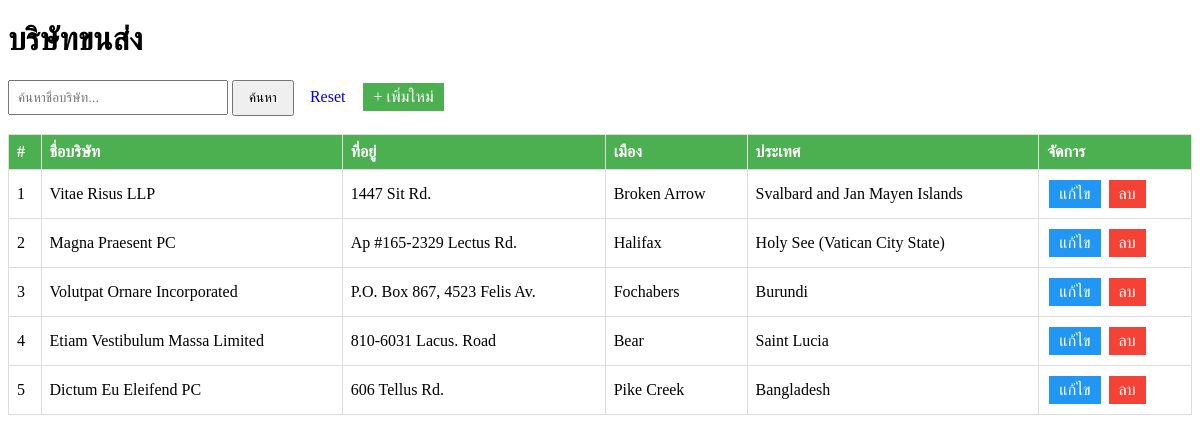
/exam/list.php, run on the app's committed database.
### tables this page shows
CREATE TABLE ShippingCompany (
    ShippingCompanyID INT AUTO_INCREMENT PRIMARY KEY,
    CompanyName VARCHAR(50) NOT NULL,
    Address VARCHAR(50) NOT NULL,
    City VARCHAR(50),
    Country VARCHAR(50) NOT NULL
);

### exam/list.php (the view, shortened to what this page needs)
<?php
include 'db.php';
$kw = $_GET['kw'] ?? '';
if ($kw != '') {
    $stmt = $conn->prepare("SELECT * FROM shippingcompany WHERE CompanyName LIKE ?");
    $search = "%$kw%";
    $stmt->bind_param("s", $search);
    $stmt->execute();
    $result = $stmt->get_result();
} else {
    $result = $conn->query("SELECT * FROM shippingcompany");
}
?>
<!DOCTYPE html>
<html>
<head>
</head>
<body>
    <h1>บริษัทขนส่ง</h1>
    <form method="GET">
        <input type="text" name="kw" value="<?= htmlspecialchars($kw) ?>" placeholder="ค้นหาชื่อบริษัท...">
        <button type="submit">ค้นหา</button>
        <a href="list.php" class="btn">Reset</a>
        <a href="form.php" class="btn add">+ เพิ่มใหม่</a>
    </form>
    <br>
    <table>
        <tr>
            <th>#</th>
            <th>ชื่อบริษัท</th>
            <th>ที่อยู่</th>
            <th>เมือง</th>
            <th>ประเทศ</th>
            <th>จัดการ</th>
        </tr>
        <?php $i = 1; while ($r = $result->fetch_assoc()): ?>
        <tr>
            <td><?= $i++ ?></td>
            <td><?= htmlspecialchars($r['CompanyName']) ?></td>
            <td><?= htmlspecialchars($r['Address']) ?></td>
            <td><?= htmlspecialchars($r['City']) ?></td>
            <td><?= htmlspecialchars($r['Country']) ?></td>
            <td>
                <a href="form.php?id=<?= $r['ShippingCompanyID'] ?>" class="btn edit">แก้ไข</a>
                <a href="delete.php?id=<?= $r['ShippingCompanyID'] ?>" class="btn del" onclick="return confirm('ลบข้อมูลนี้?')">ลบ</a>
            </td>
        </tr>
        <?php endwhile; ?>
    </table>
</body>
</html>

### exam/list.php (style rules this page uses)
table { border-collapse: collapse; width: 100%; }
th, td { border: 1px solid #ddd; padding: 8px; text-align: left; }
th { background: #4CAF50; color: white; }
.btn { padding: 5px 10px; text-decoration: none; margin: 2px; display: inline-block; }
.add { background: #4CAF50; color: white; }
.edit { background: #2196F3; color: white; }
.del { background: #f44336; color: white; }
input[type="text"] { padding: 8px; width: 200px; }
button { padding: 8px 15px; }

### data on the page
shippingcompany: CompanyName "Vitae Risus LLP", Address "1447 Sit Rd.", City "Broken Arrow", Country "Svalbard and Jan Mayen Islands"
shippingcompany: CompanyName "Magna Praesent PC", Address "Ap #165-2329 Lectus Rd.", City "Halifax", Country "Holy See (Vatican City State)"
shippingcompany: CompanyName "Volutpat Ornare Incorporated", Address "P.O. Box 867, 4523 Felis Av.", City "Fochabers", Country "Burundi"
shippingcompany: CompanyName "Etiam Vestibulum Massa Limited", Address "810-6031 Lacus. Road", City "Bear", Country "Saint Lucia"
shippingcompany: CompanyName "Dictum Eu Eleifend PC", Address "606 Tellus Rd.", City "Pike Creek", Country "Bangladesh"
